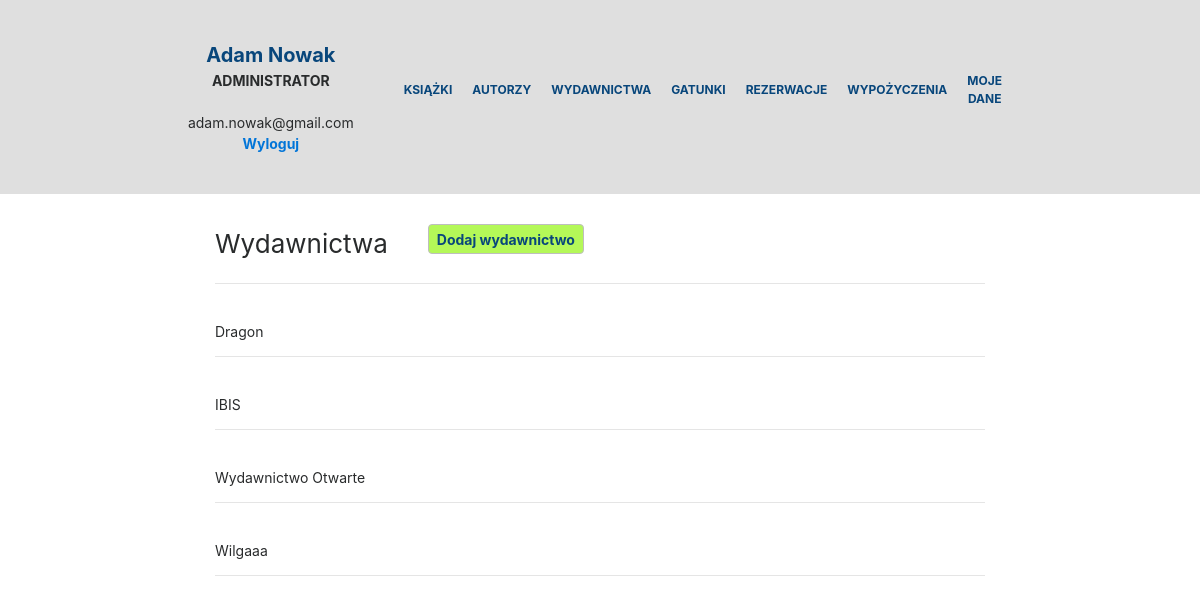
/administrator/wydawnictwa.php (signed in), run on the app's committed database.
### tables this page shows
CREATE TABLE `wydawnictwo` (
  `id_wydawnictwa` int(11) NOT NULL,
  `wydawnictwo` text NOT NULL
);

### administrator/wydawnictwa.php (the view, shortened to what this page needs)
<?php
require_once('../connect.php');
?>
<!DOCTYPE html>
<html lang="pl_PL">
    <head>
        <link rel="stylesheet" href="../css/style.css">
        <link rel="stylesheet" href="../css/bootstrap.css">
    </head>
    <body>
        <?php
            $connection = mysqli_connect($host, $db_user, $db_password, $db_name);
            mysqli_select_db($connection, "biblioteka");
        ?>
        <div class="dis-flex nav-bar">
            <div>
                <?php
                    echo '<div class="show_logged_user">'.$_SESSION['imie'].' '.$_SESSION['nazwisko'].'</div>';
                    echo '<div class="user_role">';
                        echo "<b>ADMINISTRATOR</b><br/><br/>";
                        echo $_SESSION['email'];
                    echo '<br/><b><a href="../logout.php">Wyloguj</a></b></div>';
                ?>
            </div>
            <div>
                <?php include_once('menu.php'); ?>
            </div>
        </div>
        <div class="content">
            <div class="col-md-12" style="padding-top: 30px;">
                <div class="tytul_podstrony">Wydawnictwa</div><a href="dodaj-wydawnictwo.php"><div class="dodajakt">Dodaj wydawnictwo</div></a><div class="clear"></div> <hr/>
                <?php
                    $sql1 = "SELECT wydawnictwo, id_wydawnictwa FROM wydawnictwo";
                    if ($rezultat1 = @$connection -> query($sql1)) {
                        $ilosc = $rezultat1 -> num_rows;
                        if ($ilosc == 0) {
                            echo "Brak wydawnictw.";
                        }
                        else {
                            while($row1 = mysqli_fetch_row($rezultat1)) {
                                extract($row1);
                                echo '<div style="padding-top: 23px; width: 100%; float: left;"><p>'.$row1[0].'</p><hr/></div>';
                            }
                        }
                    }
                ?>
            </div>
        </div>
    </body>
</html>

### css/style.css (style rules this page uses)
html { font-family: sans-serif; line-height: 1.15; -ms-text-size-adjust: 100%; -webkit-text-size-adjust: 100%; font-size: 14px; }
body { margin: 0; }
body { font-family: -apple-system, system-ui, BlinkMacSystemFont, "Segoe UI", Roboto, "Helvetica Neue", Arial, sans-serif; font-size: 1rem; font-weight: normal; line-height: 1.5; color: #292b2c; background-color: #fff; }
p { margin-top: 0; margin-bottom: 1rem; }
a { color: #0275d8; text-decoration: none; }
.user_role { width: 100%; text-align: center; }
.tytul_podstrony { font-size: 26px; float: left; height: 45px; padding-right: 40px; }
.dodajakt { font-weight: bold; color: #08467b; display:table-cell; vertical-align: middle; height: 30px; -khtml-border-radius: 4px; border-radius: 4px; border: 1px solid #bebebe; padding-left: 8px; padding-right: 8px; background: #b4f858; }
.dis-flex { display: flex; align-items: center; justify-content: center; }
.nav-bar { background: rgb(223, 223, 223); padding: 40px 200px 40px 200px; }
.show_logged_user { width: 100%; color: #08467b; font-size: 20px; font-weight: bold; text-align: center; word-wrap: normal; }
.content { padding-left: 200px; padding-right: 200px; }

### data on the page
wydawnictwo: wydawnictwo "Dragon"
wydawnictwo: wydawnictwo "IBIS"
wydawnictwo: wydawnictwo "Wydawnictwo Otwarte"
wydawnictwo: wydawnictwo "Wilgaaa"

### other printed values
$_SESSION['imie'] "Adam"
$_SESSION['nazwisko'] "Nowak"
$_SESSION['email'] "adam.nowak@gmail.com"
